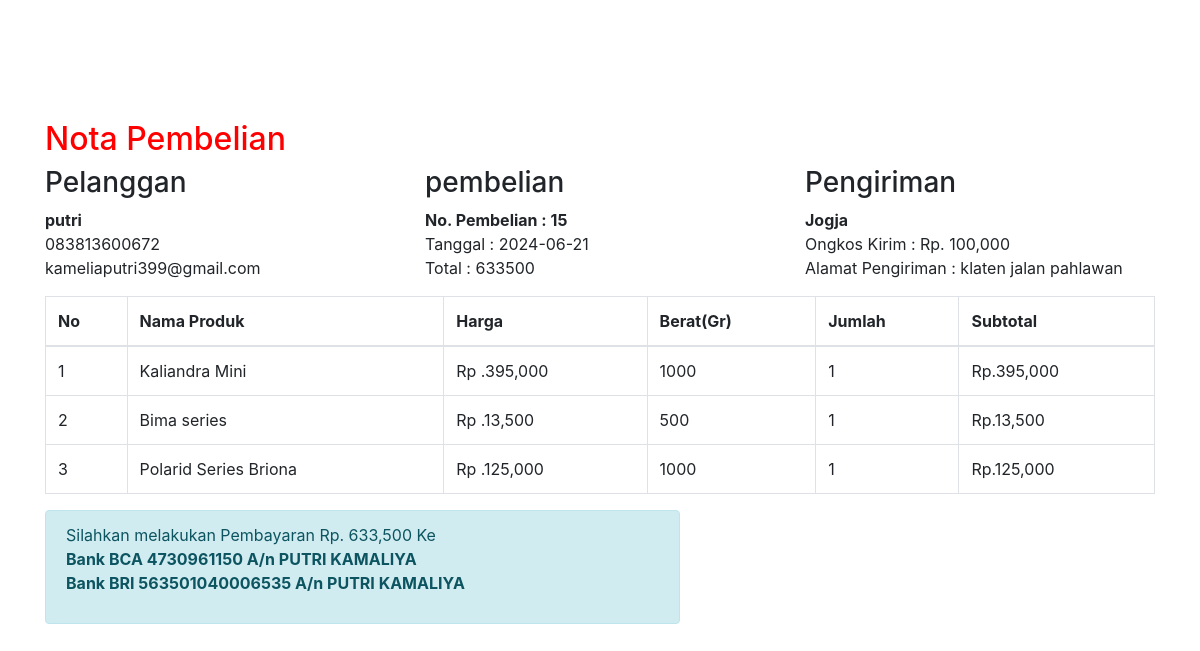
Page /nota.php?id=15 (signed in) on the committed database.
### tables this page shows
CREATE TABLE `pembelian` (
  `id_pembelian` int(11) NOT NULL,
  `id_pelanggan` int(11) NOT NULL,
  `id_ongkir` int(6) NOT NULL,
  `tgl_pembelian` date NOT NULL,
  `total_pembelian` int(11) NOT NULL,
  `nama_kota` varchar(100) NOT NULL,
  `tarif` int(11) NOT NULL,
  `alamat_pengiriman` text NOT NULL,
  `status_pembelian` varchar(100) NOT NULL DEFAULT 'pending',
  `resi_pengiriman` varchar(50) NOT NULL
);

CREATE TABLE `pelanggan` (
  `id_pelanggan` int(11) NOT NULL,
  `email` varchar(30) NOT NULL,
  `password` varchar(30) NOT NULL,
  `nama_pelanggan` varchar(30) NOT NULL,
  `telepon` varchar(25) NOT NULL,
  `alamat` text NOT NULL
);

CREATE TABLE `pembelian_produk` (
  `id_pembelian_produk` int(11) NOT NULL,
  `id_pembelian` int(11) NOT NULL,
  `id_produk` int(11) NOT NULL,
  `jumlah` int(11) NOT NULL,
  `nama` varchar(100) NOT NULL,
  `harga` int(11) NOT NULL,
  `berat` int(11) NOT NULL,
  `subberat` int(11) NOT NULL,
  `subharga` int(11) NOT NULL
);

### nota.php (the view, shortened to what this page needs)
<?php
include 'koneksi.php';
 ?>
<!DOCTYPE html>
<html>
<head>
    <link rel="stylesheet" href="https://stackpath.bootstrapcdn.com/bootstrap/4.3.1/css/bootstrap.min.css">
    <link rel="stylesheet" type="text/css" href="fontawesome/css/all.min.css">
    <link rel="stylesheet" type="text/css" href="style.css">
</head>
<body>
  <section class="konten" style="margin-top: 10%;">
    <div class="container">
      <h2 style="color: red">Nota Pembelian</h2>
<?php
$ambil = $koneksi->query("SELECT * FROM pembelian JOIN pelanggan
  ON pembelian.id_pelanggan=pelanggan.id_pelanggan
  WHERE pembelian.id_pembelian='$_GET[id]'");
$detail = $ambil->fetch_assoc();
 ?>
 <div class="row">
   <div class="col-md-4">
     <h3>Pelanggan</h3>
     <strong><?php echo $detail['nama_pelanggan']; ?></strong> <br>
     <p>
       <?php echo $detail['telepon']; ?><br>
      <?php echo $detail['email']; ?>
     </p>
   </div>
   <div class="col-md-4">
     <h3>pembelian</h3>
     <strong>No. Pembelian : <?php echo $detail ['id_pembelian'] ?></strong><br>
     Tanggal : <?php echo $detail['tgl_pembelian']; ?><br>
     Total : <?php echo $detail['total_pembelian']; ?>
   </div>
   <div class="col-md-4">
     <h3>Pengiriman</h3>
     <strong><?php echo $detail ['nama_kota']; ?></strong><br>
     Ongkos Kirim : Rp. <?php echo number_format($detail['tarif']); ?> <br>
     Alamat Pengiriman : <?php echo $detail ['alamat_pengiriman']; ?>
   </div>
 </div>
<table class="table table-bordered">
  <thead>
    <tr>
      <th>No</th>
      <th>Nama Produk</th>
      <th>Harga</th>
      <th>Berat(Gr)</th>
      <th>Jumlah</th>
      <th>Subtotal</th>
    </tr>
    <tbody>
      <?php $nomor=1; ?>
      <?php $ambil=$koneksi->query("SELECT * FROM pembelian_produk
      WHERE id_pembelian='$_GET[id]'"); ?>
      <?php while($pecah =$ambil->fetch_assoc()){ ?>
      <tr>
        <td><?php echo $nomor; ?></td>
        <td><?php echo $pecah['nama']; ?></td>
        <td>Rp .<?php echo number_format($pecah['harga']); ?></td>
        <td><?php echo $pecah['berat']; ?></td>
        <td><?php echo $pecah['jumlah']; ?></td>
        <td>Rp.<?php echo number_format($pecah['subharga']); ?></td>
      </tr>
      <?php $nomor++; ?>
      <?php } ?>
    </tbody>
  </thead>
</table>
<div class="row">
  <div class="col-md-7">
    <div class="alert alert-info">
      <p>
        Silahkan melakukan Pembayaran Rp. <?php echo number_format($detail['total_pembelian']);  ?> Ke <br>
        <strong>Bank BCA 4730961150 A/n PUTRI KAMALIYA</strong><br>
        <strong>Bank  BRI 563501040006535 A/n PUTRI KAMALIYA</strong>
      </p>
    </div>
  </div>
</div>
    </div>
  </section>
</body>
</html>

### rows in the picture
pembelian: id_pelanggan.nama_pelanggan "putri", id_pelanggan.telepon "083813600672", id_pelanggan.email "kameliaputri399@gmail.com", id_pembelian "15", tgl_pembelian "2024-06-21", total_pembelian "633500", nama_kota "Jogja", tarif "100,000", alamat_pengiriman "klaten jalan pahlawan", total_pembelian "633,500"
pembelian_produk: nama "Kaliandra Mini", harga "395,000", berat "1000", jumlah "1", subharga "395,000"
pembelian_produk: nama "Bima series", harga "13,500", berat "500", jumlah "1", subharga "13,500"
pembelian_produk: nama "Polarid Series Briona", harga "125,000", berat "1000", jumlah "1", subharga "125,000"
